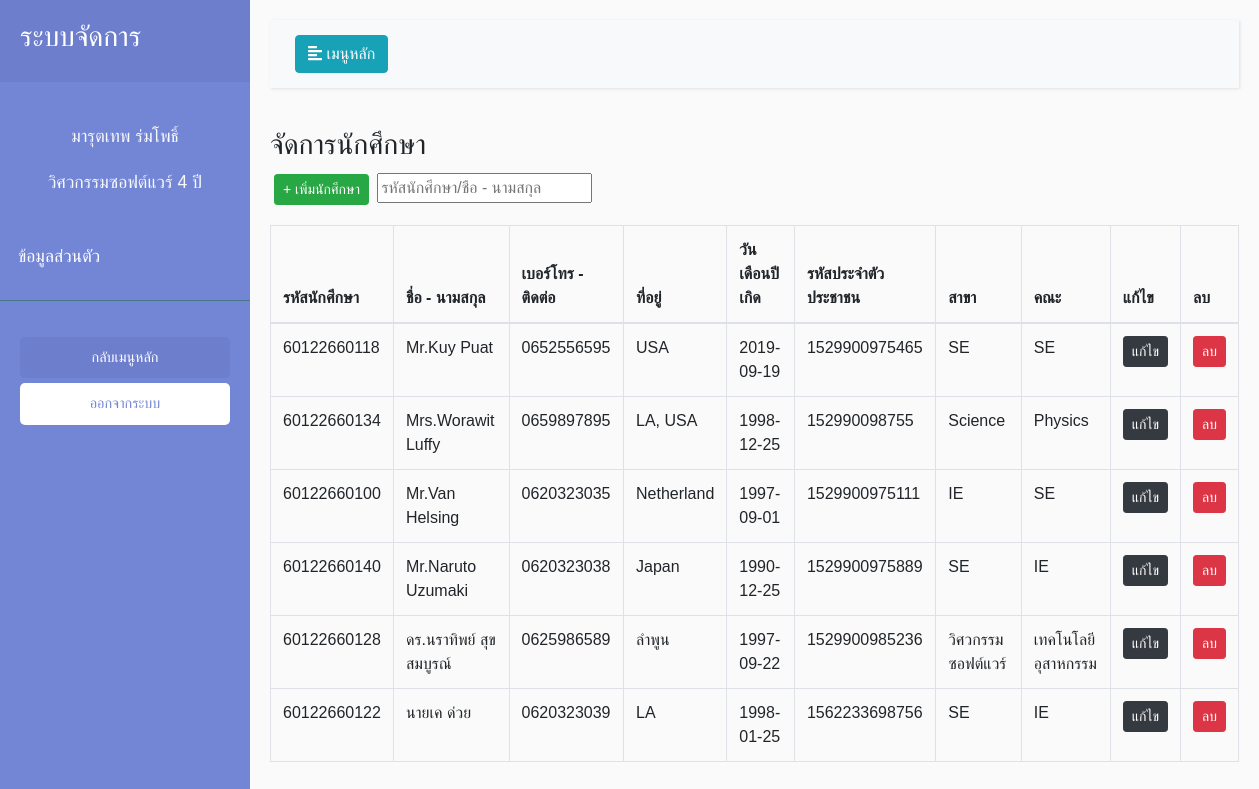
The app's page /SE_System/view/manageStudent/main.php, older data.
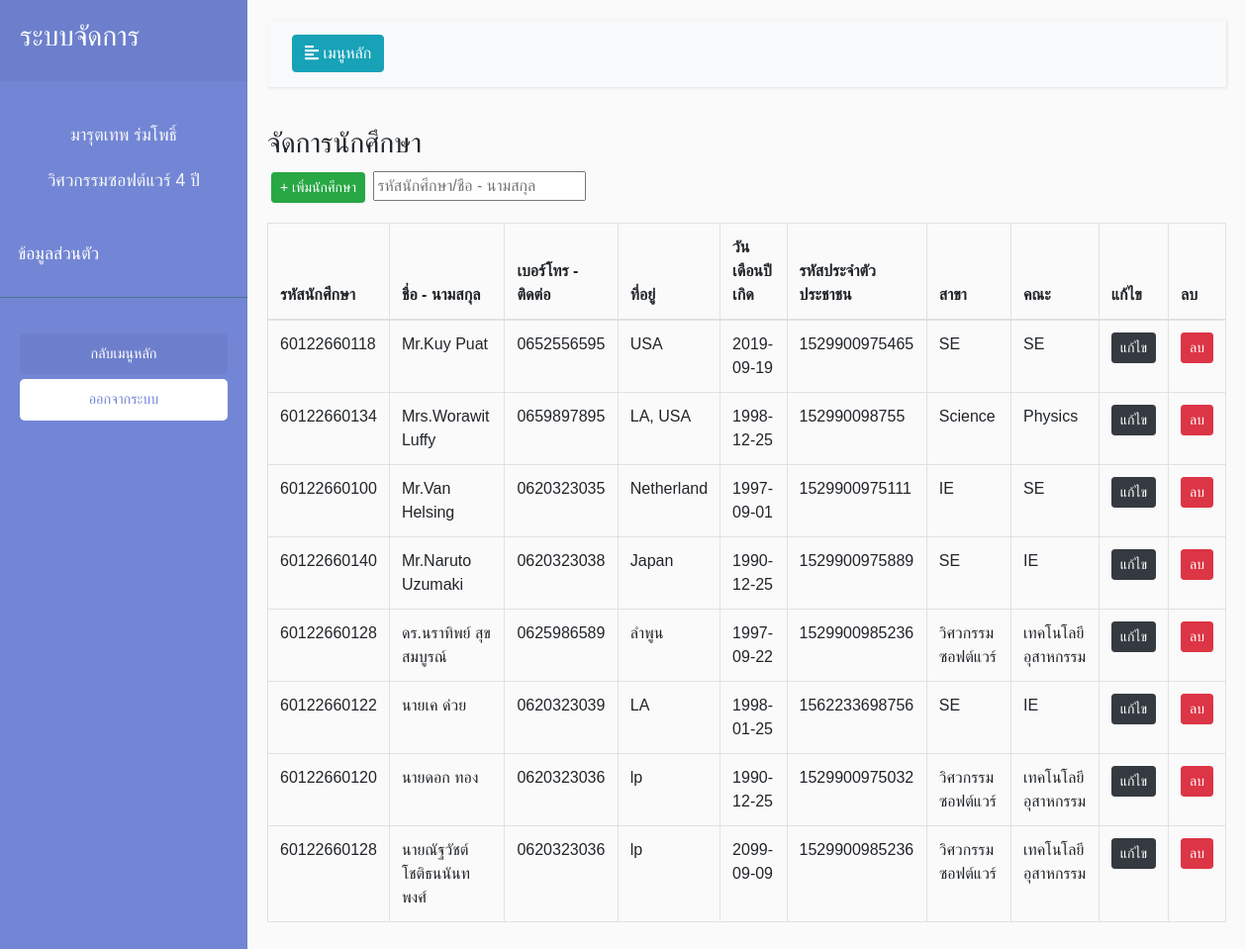
The same page, newer data.
### tables this page shows
CREATE TABLE `student_tb` (
  `Std_id` int(16) NOT NULL,
  `Std_Code` varchar(11) NOT NULL,
  `Std_Pname` varchar(255) NOT NULL,
  `Std_Fname` varchar(255) NOT NULL,
  `Std_Lname` varchar(255) NOT NULL,
  `Std_Tel` varchar(255) NOT NULL,
  `Std_Add` text NOT NULL,
  `Std_Birth` date NOT NULL,
  `Std_Card` text NOT NULL,
  `Std_Major` text NOT NULL,
  `Std_Faculty` text NOT NULL,
  `Std_Image` varchar(255) NOT NULL
);

### SE_System/view/manageStudent/main.php (the view, shortened to what this page needs)
<?php
include_once('../../model/connect.php');error_reporting(0);
$sql = "SELECT * FROM student_tb";
$query = $conn->query($sql);
?>
<!DOCTYPE html>
<html>
<head>
    <link rel="stylesheet" href="https://stackpath.bootstrapcdn.com/bootstrap/4.1.0/css/bootstrap.min.css"
>
    <link rel="stylesheet" href="../../Style.css">
</head>
<body class="setfont">
    <div class="wrapper">
        <nav id="sidebar">
            <div class="sidebar-header">
                <h3>ระบบจัดการ</h3>
            </div>
            <p class="text-center text-light mt-3">มารุตเทพ ร่มโพธิ์</p>
            <p class="text-center text-light">วิศวกรรมซอฟต์แวร์ 4 ปี</p>
            <ul class="list-unstyled components pl-2">
            <li>
                    <a href="../profile/Profile.php">ข้อมูลส่วนตัว</a>
                </li>
            </ul>
            <ul class="list-unstyled CTAs">
                <li>
                    <a href="../../index.html" class="article">กลับเมนูหลัก</a>
                </li>
                <li>
                    <a href="../../control/login/logout.php" class="download">ออกจากระบบ</a>
                </li>
            </ul>
        </nav>
        <div id="content">
            <nav class="navbar navbar-expand-lg navbar-light bg-light">
                <div class="container-fluid">
                    <button type="button" id="sidebarCollapse" class="btn btn-info">
                        <i class="fas fa-align-left"></i>
                        <span>เมนูหลัก</span>
                    </button>
                </div>
            </nav>
            <h3>จัดการนักศึกษา</h3>
<button class="btn btn-success btn-sm m-1"><a href="./AddEdit.php"> + เพิ่มนักศึกษา</a></button>
<input type="text" placeholder="รหัสนักศึกษา/ชื่อ - นามสกุล">
            <table class="table table-bordered mt-3">
                <thead>
                    <tr>
                        <th scope="col">รหัสนักศึกษา</th>
                        <th scope="col">ชื่อ - นามสกุล</th>
                        <th scope="col">เบอร์โทร - ติดต่อ</th>
                        <th scope="col">ที่อยู่</th>
                        <th scope="col">วันเดือนปีเกิด</th>
                        <th scope="col">รหัสประจำตัวประชาชน</th>
                        <th scope="col">สาขา</th>
                        <th scope="col">คณะ</th>
                        <th scope="col">แก้ไข</th>
                        <th scope="col">ลบ</th>
                      </tr>
                    </thead>
                    <tbody>
                        <tbody>
                            <tr>
                            <?php while($result = $query->fetch_assoc()){ ?>
                              <td><?php echo $result['Std_Code']; ?></td>
                              <td><?php echo $result['Std_Pname'].$result['Std_Fname']." ".$result['Std_Lname']; ?></td>
                              <td><?php echo $result['Std_Tel']; ?></td>
                              <td><?php echo $result['Std_Add']; ?></td>
                              <td><?php echo $result['Std_Birth']; ?></td>
                              <td><?php echo $result['Std_Card']; ?></td>
                              <td><?php echo $result['Std_Major']; ?></td>
                              <td><?php echo $result['Std_Faculty']; ?></td>
                              <td><a class="btn btn-dark btn-sm" href="./AddEdit.php?Std_Code=<?php echo $result['Std_Code'];?>">แก้ไข</a></td>
                              <td><a class="btn btn-danger btn-sm" href="JavaScript:if(confirm('Confirm Delete?') == true){window.location='../../control/student/del_std.php?Std_Code=<?php echo $result["Std_Code"];?>';}">ลบ</a></td>
                            </tr>
                            <?php } ?>
                          </tbody>
                  </table>
        </div>
</body>
</html>

Row changes from the older to the newer data that the page shows:
added student_tb: Std_Code "60122660120", Std_Pname "นาย", Std_Fname "ดอก", Std_Lname "ทอง", Std_Tel "0620323036", Std_Add "lp", Std_Birth "1990-12-25", Std_Card "1529900975032", Std_Major "วิศวกรรมซอฟต์แวร์", Std_Faculty "เทคโนโลยีอุสาหกรรม"
added student_tb: Std_Code "60122660128", Std_Pname "นาย", Std_Fname "ณัฐวัชต์", Std_Lname "โชติธนนันทพงศ์", Std_Tel "0620323036", Std_Add "lp", Std_Birth "2099-09-09", Std_Card "1529900985236", Std_Major "วิศวกรรมซอฟต์แวร์", Std_Faculty "เทคโนโลยีอุสาหกรรม"
